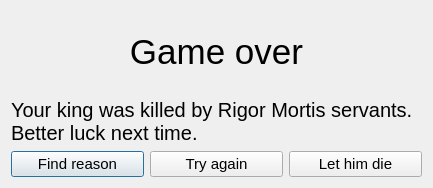
<?xml version="1.0" encoding="UTF-8"?>
<ui version="4.0">
 <class>Dialog</class>
 <widget class="QDialog" name="Dialog">
  <property name="geometry">
   <rect>
    <x>0</x>
    <y>0</y>
    <width>433</width>
    <height>188</height>
   </rect>
  </property>
  <property name="font">
   <font>
    <pointsize>8</pointsize>
   </font>
  </property>
  <property name="windowTitle">
   <string>Game over</string>
  </property>
  <property name="modal">
   <bool>false</bool>
  </property>
  <layout class="QGridLayout" name="gridLayout">
   <item row="2" column="0">
    <widget class="QPushButton" name="findReasonButton">
     <property name="font">
      <font>
       <pointsize>11</pointsize>
      </font>
     </property>
     <property name="text">
      <string>Find reason</string>
     </property>
    </widget>
   </item>
   <item row="2" column="1">
    <widget class="QPushButton" name="tryAgainButton">
     <property name="font">
      <font>
       <pointsize>11</pointsize>
      </font>
     </property>
     <property name="text">
      <string>Try again</string>
     </property>
    </widget>
   </item>
   <item row="2" column="2">
    <widget class="QPushButton" name="letHimDieButton">
     <property name="font">
      <font>
       <pointsize>11</pointsize>
      </font>
     </property>
     <property name="text">
      <string>Let him die</string>
     </property>
    </widget>
   </item>
   <item row="1" column="0" colspan="3">
    <widget class="QLabel" name="label_2">
     <property name="font">
      <font>
       <pointsize>15</pointsize>
       <kerning>true</kerning>
      </font>
     </property>
     <property name="text">
      <string>Your king was killed by Rigor Mortis servants. Better luck next time.</string>
     </property>
     <property name="scaledContents">
      <bool>false</bool>
     </property>
     <property name="wordWrap">
      <bool>true</bool>
     </property>
    </widget>
   </item>
   <item row="0" column="0" colspan="3">
    <widget class="QLabel" name="label">
     <property name="sizePolicy">
      <sizepolicy hsizetype="Expanding" vsizetype="Expanding">
       <horstretch>0</horstretch>
       <verstretch>0</verstretch>
      </sizepolicy>
     </property>
     <property name="font">
      <font>
       <pointsize>26</pointsize>
      </font>
     </property>
     <property name="text">
      <string>Game over</string>
     </property>
     <property name="alignment">
      <set>Qt::AlignCenter</set>
     </property>
    </widget>
   </item>
  </layout>
 </widget>
 <resources/>
 <connections/>
</ui>
